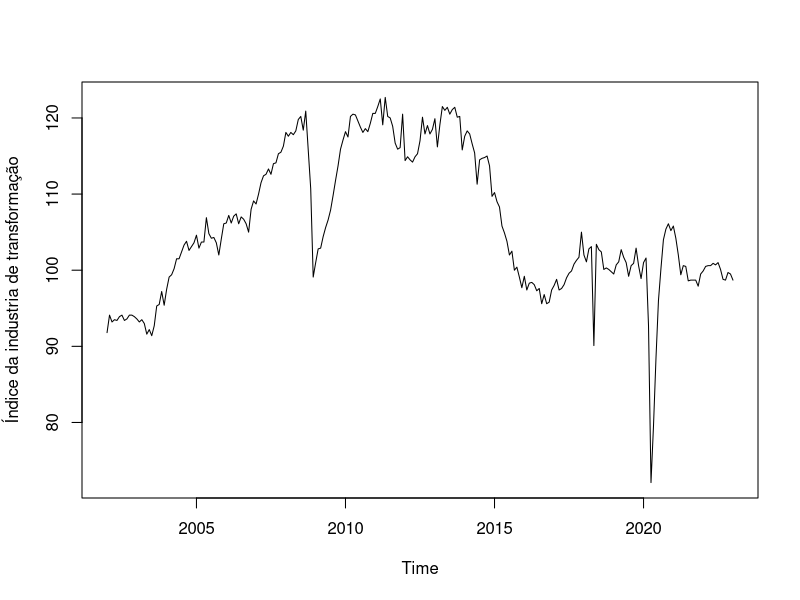
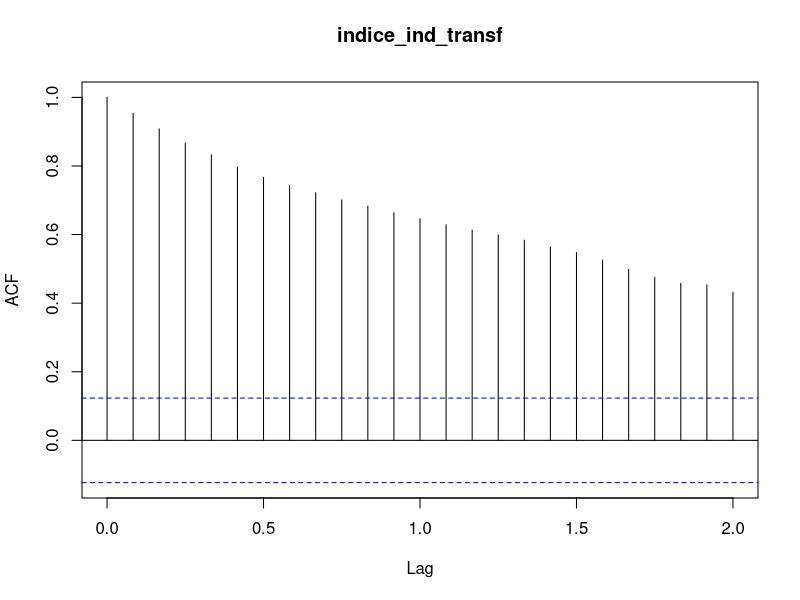
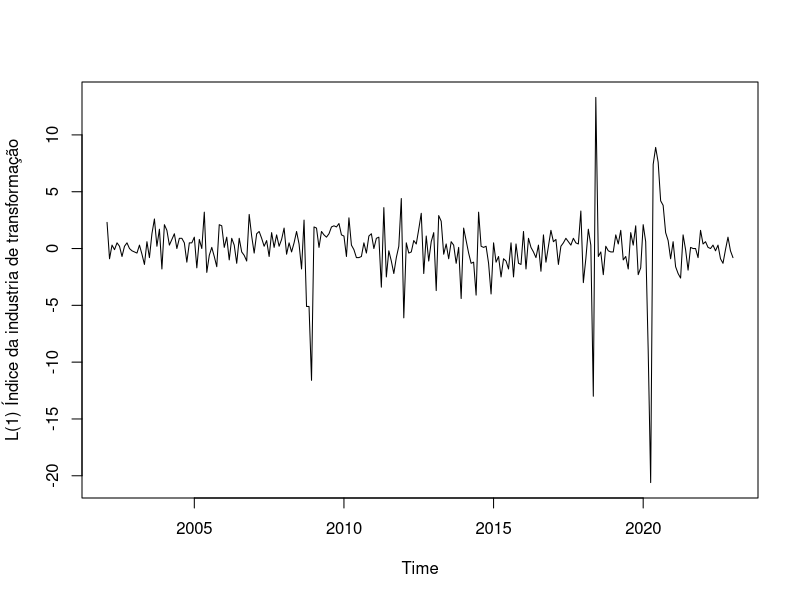
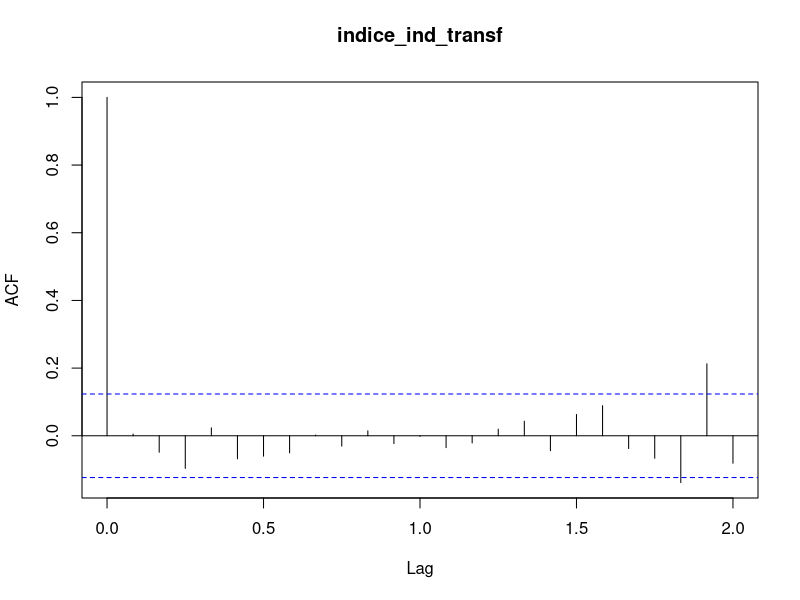
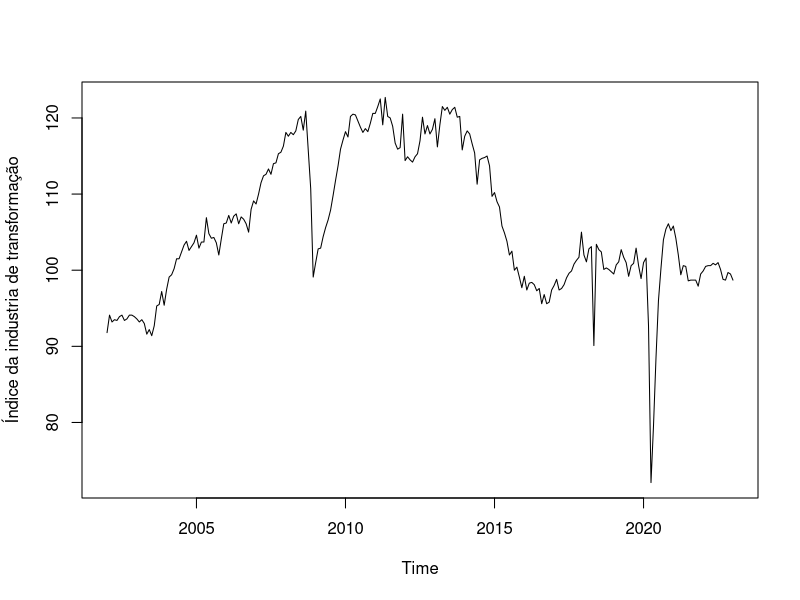
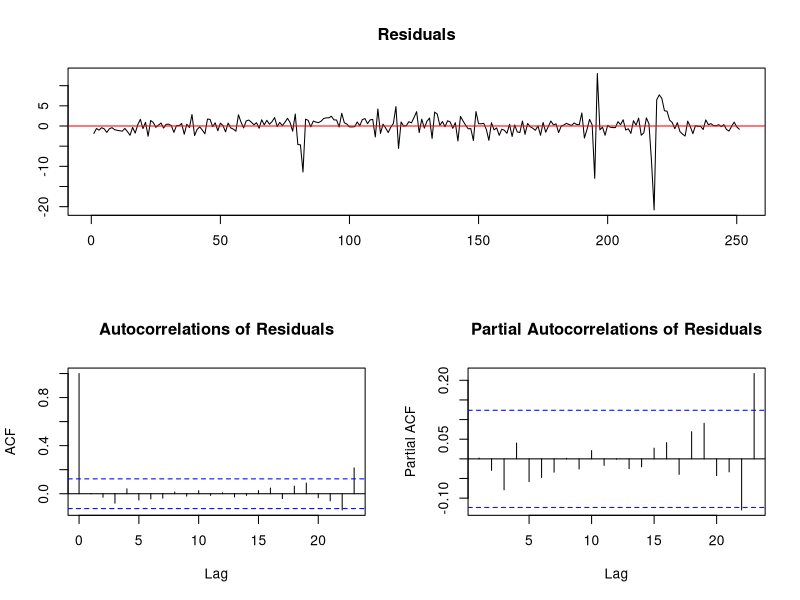
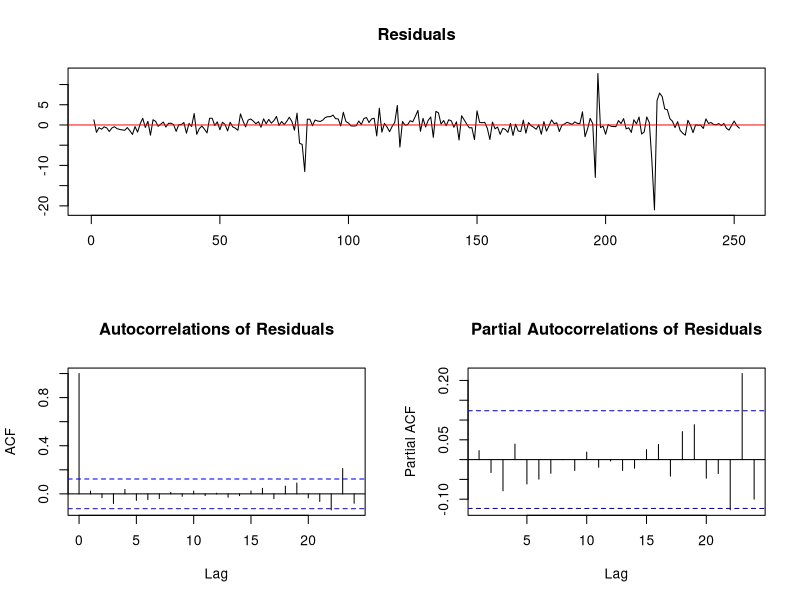
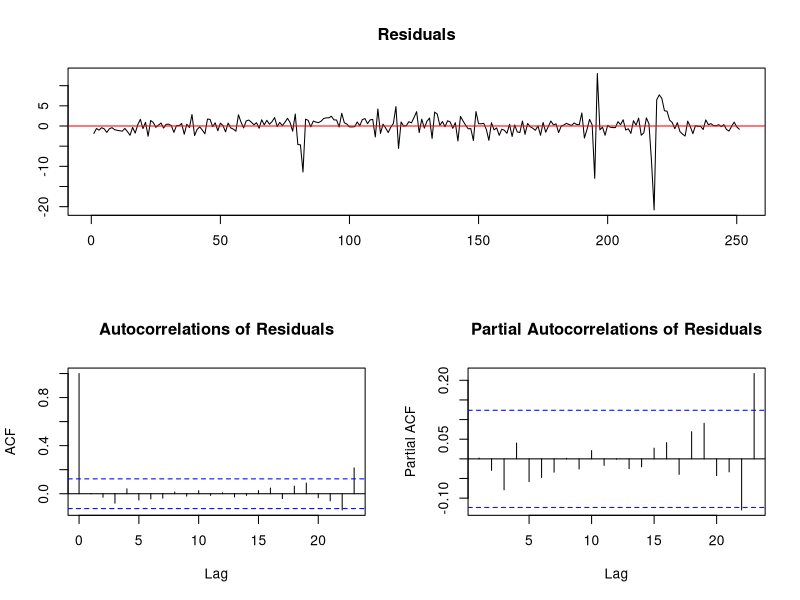

Write the R code that produced these figures, in order.
## ---- chunk 1
knitr::opts_chunk$set(echo = TRUE)
## ---- chunk 2
library(readxl)

ind=read_excel('indice_industria_transf.xlsx')

ind = ts(ind[,2],start=c(2002,1),freq=12)

plot(ind,ylab='Índice da industria de transformação')
acf(ind)

#Primeira Diferença
dind=diff(ind)
plot(dind,ylab='L(1) Índice da industria de transformação')
acf(dind)


## ---- chunk 3
library(readxl)

ind=read_excel('indice_industria_transf.xlsx')

y = ts(ind[,2],start=c(2002,1),freq=12)

plot(y,ylab='Índice da industria de transformação')

## ---- chunk 4
#install.packages('urca')
library(urca)

#Modelo com constante

ind.df1 =ur.df(y,type='trend',lags=1, selectlags = 'BIC')
summary(ind.df1)

plot(ind.df1)

## ---- chunk 5
ind.df1=ur.df(y,type='trend',lags=0)
plot(ind.df1)

ind.df2=ur.df(y,type='trend',lags=1)
plot(ind.df2)
summary(ind.df2)

ind.df2=ur.df(y,type='trend',lags=12,selectlags = 'AIC')
plot(ind.df2)
summary(ind.df2)

ind.df2=ur.df(y,type='trend',lags=12,selectlags = 'BIC')
plot(ind.df2)
summary(ind.df2)

ind.df3=ur.df(y,type='drift',lags=12,selectlags = 'BIC')
plot(ind.df3)
summary(ind.df3)

ind.df4=ur.df(y,type='none',lags=12,selectlags='BIC')
plot(ind.df4)
summary(ind.df4)

#teste em relação a variação da série
dind=diff(y)

plot(dind)

dind.df=ur.df(dind,type='none',lags=0)
plot(dind.df)
summary(dind.df)

dind.df1=ur.df(dind,type='none',lags=24,selectlags='BIC')
plot(dind.df1)
summary(dind.df1)
## ---- chunk 6
#Série índice da industria de transformação
#modelo com constante
library(urca)

ind.pp = ur.pp(y,type='Z-tau',model='constant',lags='short')
plot(ind.pp)
summary(ind.pp)

y.pp = ur.pp(y,type='Z-alpha',model='constant',lags='short')
plot(y.pp)
summary(y.pp)

## ---- chunk 7
#Modelo com constante e tendência

ind.pp1= ur.pp(y, type='Z-tau',model='trend',lags='short')
plot(ind.pp1)
summary(ind.pp1)

ind.pp2=ur.pp(y,type='Z-tau',model='constant',lags='short')
summary(ind.pp2)
## ---- chunk 8
#indice Industria de transformação
ind.kpss=ur.kpss(y,type='mu',lags='short')
plot(ind.kpss)

summary(ind.kpss)

#indice Industria de transformação
ind.kpss2=ur.kpss(y,type='tau',lags='short')
plot(ind.kpss2)

summary(ind.kpss2)

#install.packages('forecast')
#library(forecast)
#ndiffs(ind)
## ---- chunk 9
#indice Industria de transformação

ind.kpss1=ur.kpss(y,type='tau',lags='long')
plot(ind.kpss1)
summary(ind.kpss1)

ind.kpss2=ur.kpss(y,type='mu',lags='long')
plot(ind.kpss2)
summary(ind.kpss2)
